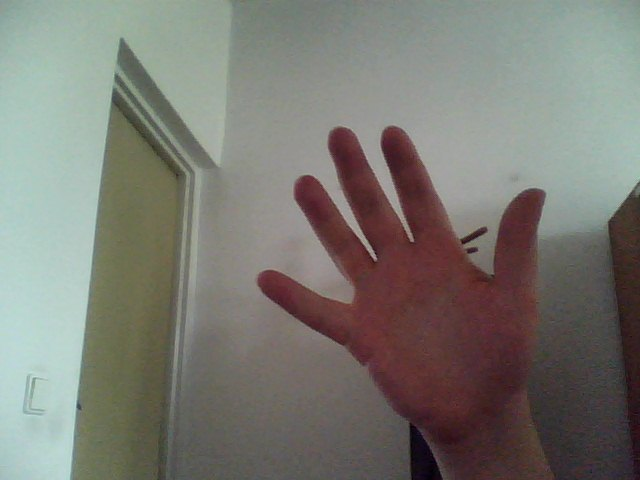
%> input picture ruch1.jpg, 640 x 480 px
$ octave detekcja.m   (GNU Octave 9; MATLAB toolbox functions it lacks are replaced by stand-ins)
%> lines starting %> are read from the running program, lines starting %| are printed output that depends on the picture; in (x1, y1, x2, y2) boxes, pixels count from 0 and x2, y2 are one past the last pixel; in counts of white or black regions, pixels touching at a corner belong together; the program's own positions count from 1
all = imread('ruch1.jpg');
%> all is the input picture: size 480x640x3 uint8; mean R, G, B 122.8, 121.9, 115
tlo = imread('ruch0.jpg');
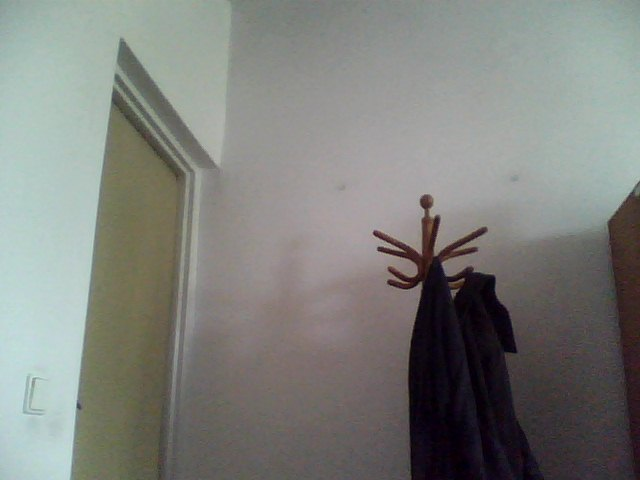
%> input picture ruch0.jpg, 640 x 480 px
%> tlo is the input picture: size 480x640x3 uint8; mean R, G, B 126.9, 128.6, 124.4
odj1= imsubtract(all,tlo);
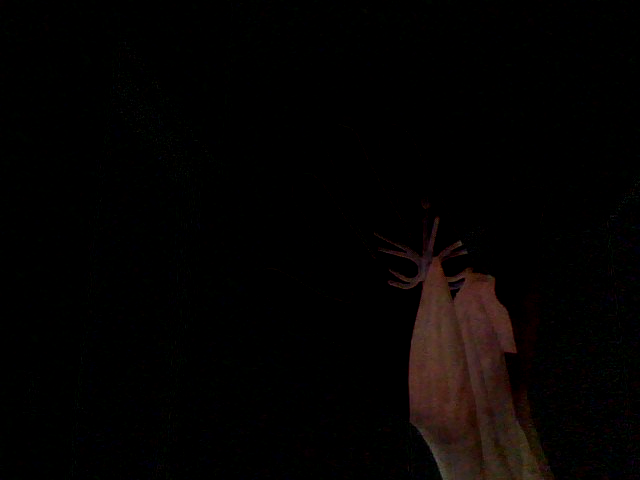
%> odj1: size 480x640x3 uint8; mean R, G, B 4.7, 2.9, 2.2
odj2= imsubtract(tlo,all);
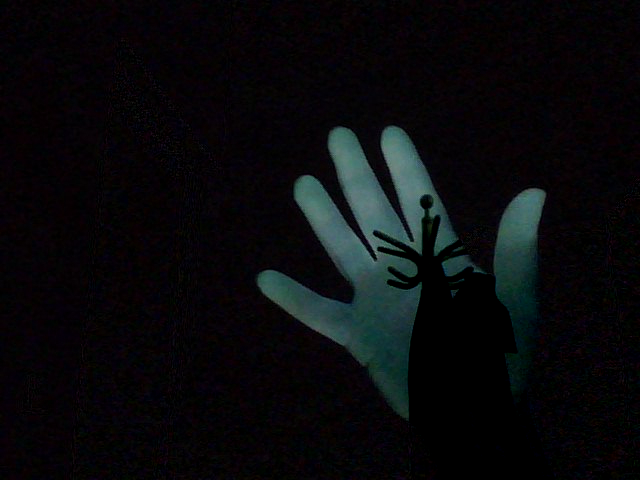
%> odj2: size 480x640x3 uint8; mean R, G, B 8.8, 9.6, 11.6
imwrite(odj1, 'odj阠ie1.jpg');
imwrite(odj2, 'odj阠ie2.jpg');
reka = imadd(odj1, odj2);
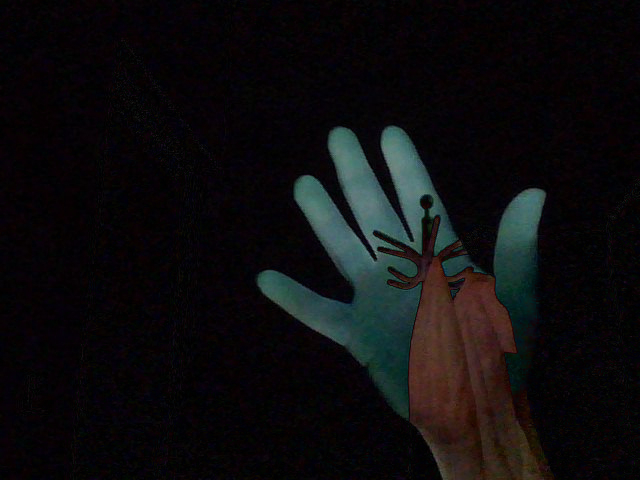
%> reka: size 480x640x3 uint8; mean R, G, B 13.5, 12.5, 13.7
imwrite(reka, 'etap1-reka.jpg');
binarny = im2bw(reka, 0.05);
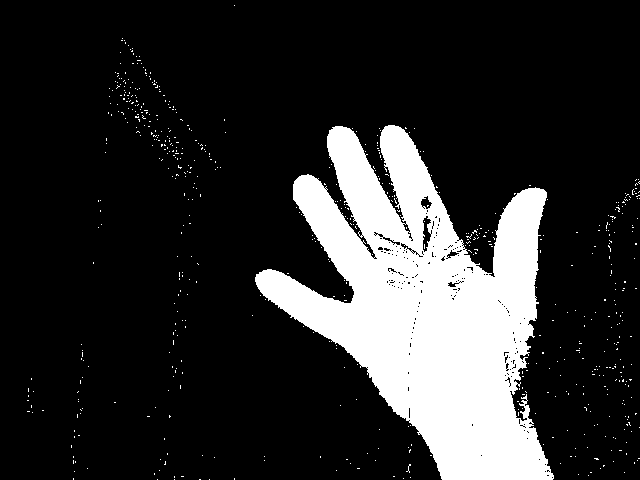
%> binarny: size 480x640 logical; 17.7% white; 627 white regions (626 under 20 px), largest, box (x1, y1, x2, y2) and area: (255, 125, 554, 480) 53256
filtrowany= medfilt2(binarny, [3 3]);
%> filtrowany: size 480x640 logical; 17.5% white; 14 white regions (13 under 20 px), largest, box (x1, y1, x2, y2) and area: (255, 125, 554, 480) 53619
imwrite(binarny, 'etap2-binarny.jpg');
imwrite(filtrowany, 'etap3-szumy.jpg');
se = strel('square',2);
proba3 = medfilt2(imerode(filtrowany, se), [3 3]);
%> proba3: size 480x640 logical; 17% white; 2 white regions (1 under 20 px), largest, box (x1, y1, x2, y2) and area: (255, 125, 553, 480) 52258
imwrite(proba3, 'etap4-morfologia.jpg');
wypelnianie = imfill(proba3, 'holes');
%> wypelnianie: size 480x640 logical; 17.2% white; 2 white regions (1 under 20 px), largest, box (x1, y1, x2, y2) and area: (255, 125, 553, 480) 52914
imwrite(wypelnianie, 'etap5-wypelnianie.jpg');
krawedz1 = edge(wypelnianie, 'sobel');
%> krawedz1: size 480x640 logical; 0.72% white in thin lines or dots, all inside (x1, y1, x2, y2) = (254, 124, 553, 480)
krawedz2 = edge(wypelnianie, 'canny');
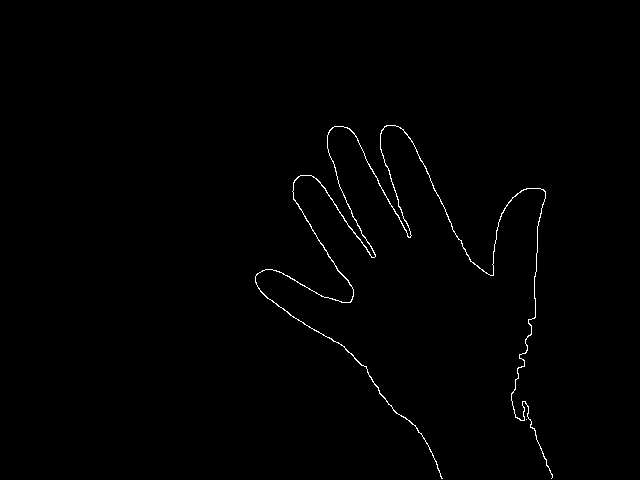
%> krawedz2: size 480x640 logical; 0.65% white in thin lines or dots, all inside (x1, y1, x2, y2) = (255, 125, 553, 479)
imwrite(krawedz1, 'etap6b-krawedziesobela.jpg');
imwrite(krawedz2, 'etap6-krawedziecannego.jpg');
krawedz = uint8(krawedz2)*255;
reszta = rgb2gray(all);
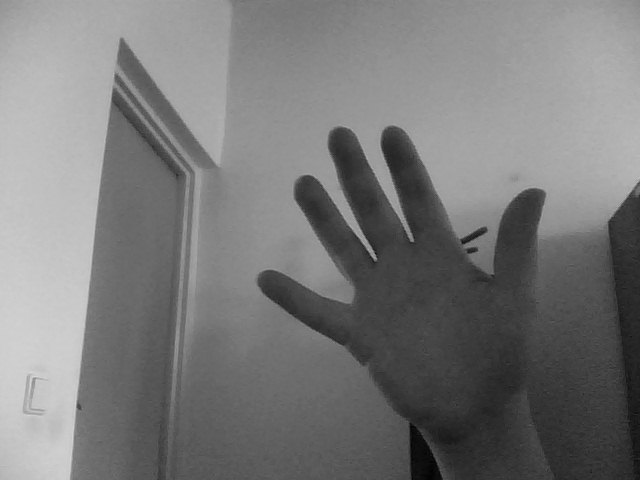
%> reszta: size 480x640 uint8; min 0, max 219, mean 121.4
ostateczny = imadd(krawedz, reszta);
imwrite(ostateczny, 'ostateczny.jpg');
figure;
imshow(ostateczny);
